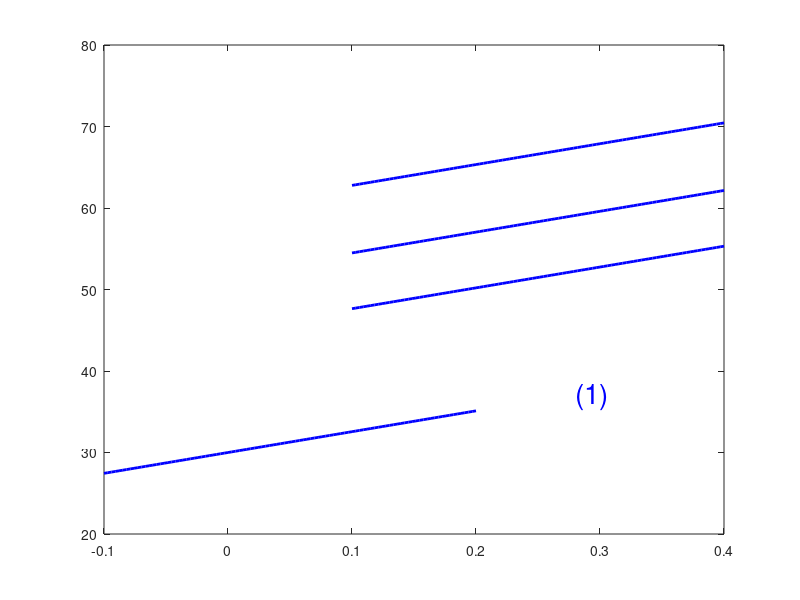

Reproduce this figure in MATLAB.
% This file is part of MOSAIC version 1.0
% MOSAIC is released under the GNU General Public License v3.0 (GPLv3):
%
% Copyright (c) 2026 Jian Bao (jbao@iphy.ac.cn)
% Institute of Physics, Chinese Academy of Sciences
%
% This program is free software: you can redistribute it and/or modify
% it under the terms of the GNU General Public License as published by
% the Free Software Foundation, either version 3 of the License, or
% (at your option) any later version.
%
% This program is distributed in the hope that it will be useful,
% but WITHOUT ANY WARRANTY; without even the implied warranty of
% MERCHANTABILITY or FITNESS FOR A PARTICULAR PURPOSE.  See the
% GNU General Public License for more details.
%
% You should have received a copy of the GNU General Public License
% along with this program.  If not, see <https://www.gnu.org/licenses/>.
%%%%%%%%%%%%%%%%%%%%%%%%%%%%%%%%%%%%%%%%%%%%%%%%%%%%%%%%%%%%%%%%%%%%%%%%%%%%%%%%%%%%%%%%%%%%%%%%%%%%
% 起点 (x0, y0)
x0 = 0;
y0 = 30;

% 斜率 m
m = 25.5556;

% 定义线的范围
x = linspace(-0.1, 0.2,100);
y = y0 + m * (x - x0);

% 绘制线
plot(x, y, 'b-', 'LineWidth', 2);
hold on;

% 在线旁边添加序号
text(x(end)+0.08, y(end), '(1)', 'FontSize', 20, 'Color', 'b', ...
     'HorizontalAlignment', 'left', 'VerticalAlignment', 'bottom');


x0 = 0;
y0 = 45.09;

% 斜率 m
m = 25.5556;

% 定义线的范围
x = linspace(0.1, 0.4,100);
y = y0 + m * (x - x0);

% 绘制线
plot(x, y, 'b-', 'LineWidth', 2);
hold on;

% 在线旁边添加序号
text(x(end)+0.1, y(end), '(2)', 'FontSize', 20, 'Color', 'b', ...
     'HorizontalAlignment', 'left', 'VerticalAlignment', 'bottom');


x0 = 0;
y0 = 51.93;

% 斜率 m
m = 25.5556;

% 定义线的范围
x = linspace(0.1, 0.4,100);
y = y0 + m * (x - x0);

% 绘制线
plot(x, y, 'b-', 'LineWidth', 2);
hold on;

% 在线旁边添加序号
text(x(end)+0.1, y(end), '(3)', 'FontSize', 20, 'Color', 'b', ...
     'HorizontalAlignment', 'left', 'VerticalAlignment', 'bottom');

x0 = 0;
y0 = 60.22;

% 斜率 m
m = 25.5556;

% 定义线的范围
x = linspace(0.1, 0.4,100);
y = y0 + m * (x - x0);

% 绘制线
plot(x, y, 'b-', 'LineWidth', 2);
hold on;

% 在线旁边添加序号
text(x(end)+0.1, y(end), '(4)', 'FontSize', 20, 'Color', 'b', ...
     'HorizontalAlignment', 'left', 'VerticalAlignment', 'bottom');
